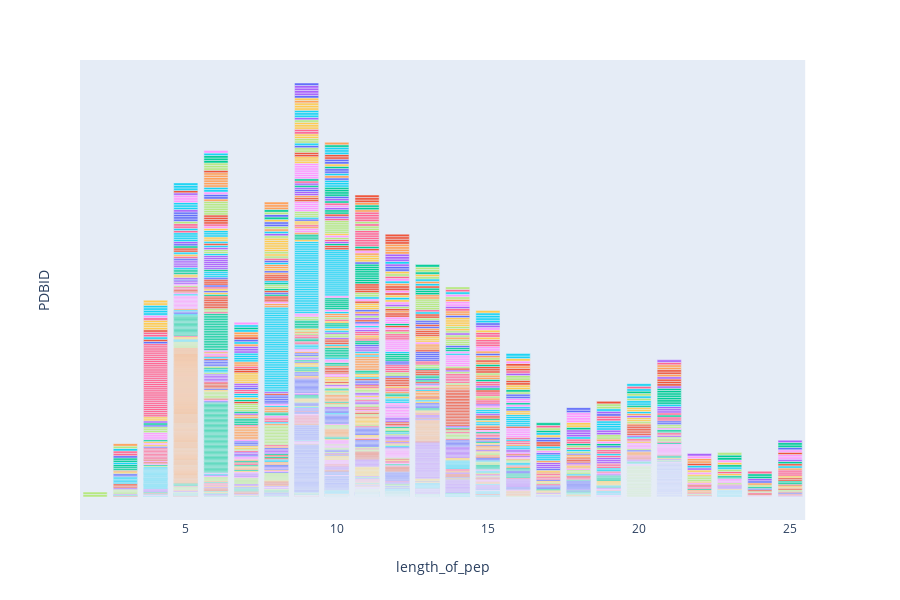

Notebook code cell kept with this figure:
### Code cell
import plotly.express as px

p = px.bar(df,x='length_of_pep',y='PDBID',color="role_of_protein",hover_name='PDBID',hover_data=["publication_title"])
p.update_layout(showlegend=False,yaxis=dict(
                                            autorange=True,
                                            showgrid=False,
                                            ticks='',
                                            showticklabels=False
                                        ))
